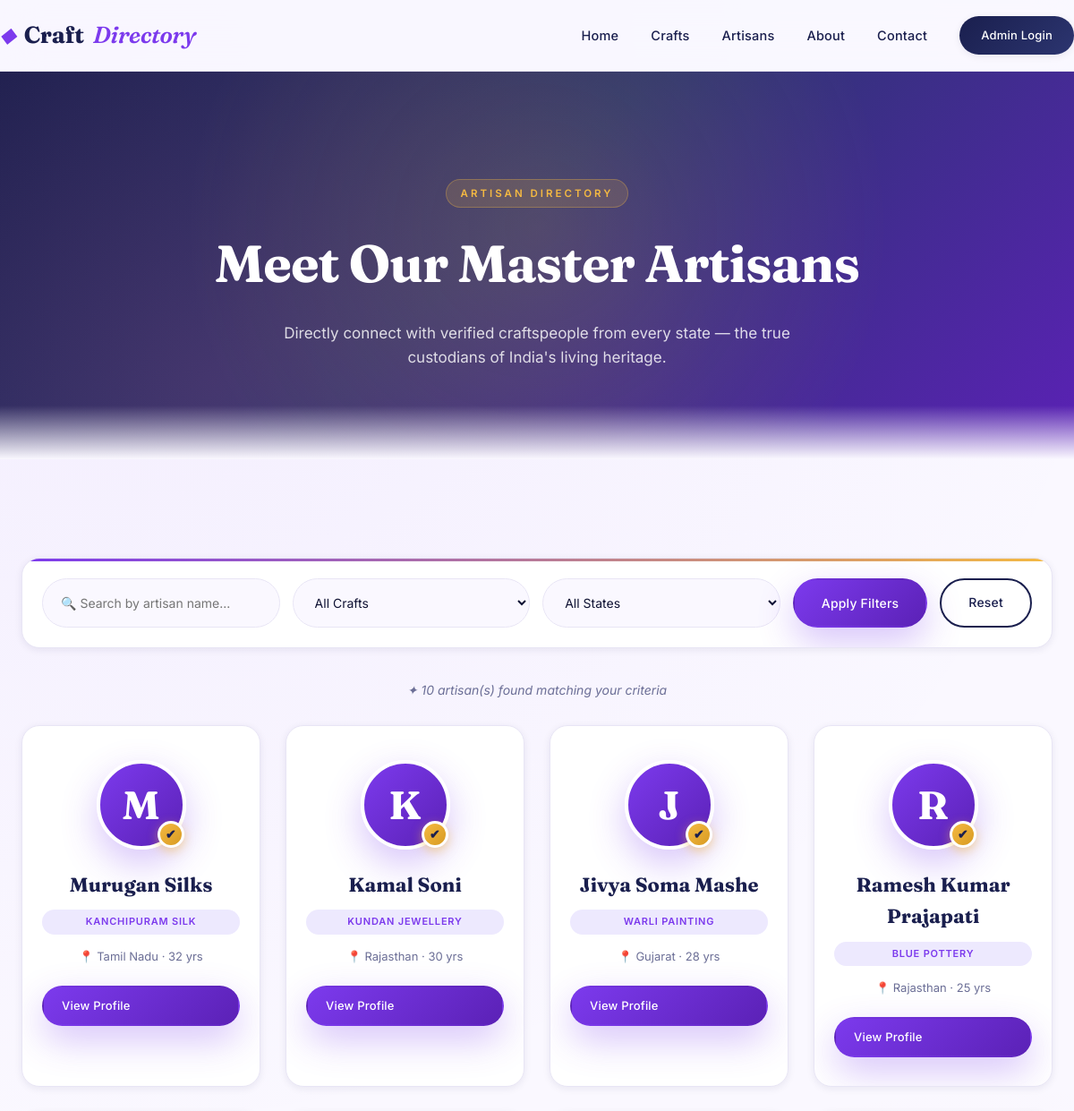
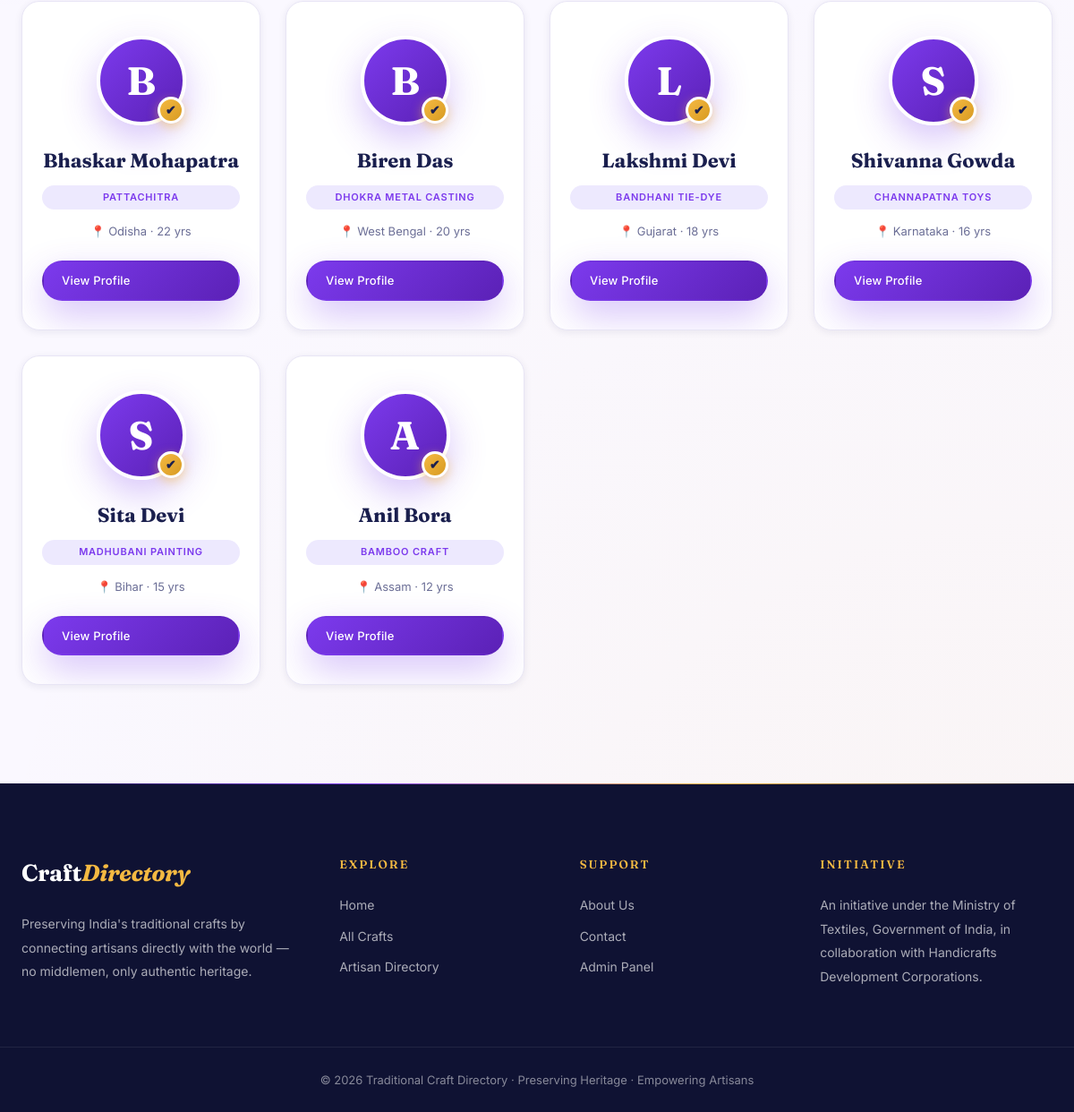
The app's page /artisans.php with its own data (2 pictures, top to bottom).
### tables this page shows
CREATE TABLE artisans (
    id INT AUTO_INCREMENT PRIMARY KEY,
    name VARCHAR(150) NOT NULL,
    craft_id INT,
    region_id INT,
    experience_years INT DEFAULT 0,
    workshop_address TEXT,
    contact_number VARCHAR(20),
    email VARCHAR(150),
    description TEXT,
    technique TEXT,
    image VARCHAR(255) DEFAULT NULL,
    is_verified TINYINT(1) DEFAULT 0,
    profile_views INT DEFAULT 0,
    created_at TIMESTAMP DEFAULT CURRENT_TIMESTAMP,
    FOREIGN KEY (craft_id) REFERENCES crafts(id) ON DELETE SET NULL,
    FOREIGN KEY (region_id) REFERENCES regions(id) ON DELETE SET NULL,
    INDEX idx_artisan_craft (craft_id),
    INDEX idx_artisan_region (region_id),
    INDEX idx_artisan_verified (is_verified)
);

CREATE TABLE crafts (
    id INT AUTO_INCREMENT PRIMARY KEY,
    craft_name VARCHAR(150) NOT NULL,
    category_id INT,
    region_id INT,
    description TEXT,
    image VARCHAR(255) DEFAULT NULL,
    created_at TIMESTAMP DEFAULT CURRENT_TIMESTAMP,
    FOREIGN KEY (category_id) REFERENCES categories(id) ON DELETE SET NULL,
    FOREIGN KEY (region_id) REFERENCES regions(id) ON DELETE SET NULL,
    INDEX idx_craft_category (category_id),
    INDEX idx_craft_region (region_id)
);

CREATE TABLE regions (
    id INT AUTO_INCREMENT PRIMARY KEY,
    state_name VARCHAR(100) NOT NULL,
    zone VARCHAR(50) NOT NULL,
    INDEX idx_zone (zone)
);

### artisans.php (the view, shortened to what this page needs)
<?php
include 'includes/db.php';
include 'includes/header.php';
$where = ["1=1"];
$search      = $_GET['q'] ?? '';
$whereSQL = implode(' AND ', $where);
$sql = "SELECT a.*, c.craft_name, r.state_name
        FROM artisans a
        LEFT JOIN crafts c ON a.craft_id=c.id
        LEFT JOIN regions r ON a.region_id=r.id
        WHERE $whereSQL ORDER BY a.is_verified DESC, a.experience_years DESC";
$artisans = $conn->query($sql);
?>
<section class="page-hero">
  <div class="container">
    <span class="eyebrow">Artisan Directory</span>
    <h1>Meet Our Master Artisans</h1>
    <p>Directly connect with verified craftspeople from every state — the true custodians of India's living heritage.</p>
  </div>
</section>
<section class="section">
  <div class="container">
    <form class="filter-bar" method="GET">
      <input type="text" name="q" placeholder="🔍 Search by artisan name..." value="<?= htmlspecialchars($search) ?>">
      <select name="craft">
        <option value="">All Crafts</option>
      </select>
      <select name="state">
        <option value="">All States</option>
      </select>
      <button class="btn btn-primary">Apply Filters</button>
      <a href="artisans.php" class="btn btn-ghost">Reset</a>
    </form>
    <p class="result-count">✦ <?= $artisans->num_rows ?> artisan(s) found matching your criteria</p>
    <div class="grid grid-4">
      <?php if($artisans->num_rows === 0): ?>
        <div style="grid-column:1/-1;text-align:center;padding:60px 20px;">
          <h3 style="font-family:var(--font-display);font-size:26px;color:var(--indigo);margin-bottom:12px;">No artisans found</h3>
          <p style="color:var(--muted);">Try adjusting your filters or search terms.</p>
        </div>
      <?php else: while($a = $artisans->fetch_assoc()): ?>
      <div class="card artisan-card">
        <div class="artisan-avatar">
          <?= strtoupper(substr($a['name'],0,1)) ?>
          <?php if($a['is_verified']): ?><span class="verified-dot">✔</span><?php endif; ?>
        </div>
        <h4><?= htmlspecialchars($a['name']) ?></h4>
        <span class="craft-tag"><?= htmlspecialchars($a['craft_name']) ?></span>
        <p class="region">📍 <?= htmlspecialchars($a['state_name']) ?> · <?= $a['experience_years'] ?> yrs</p>
        <a href="artisan-profile.php?id=<?= $a['id'] ?>" class="btn btn-sm btn-primary">View Profile</a>
      </div>
      <?php endwhile; endif; ?>
    </div>
  </div>
</section>
<?php include 'includes/footer.php'; ?>

### includes/header.php (shortened to what this page needs)
<!DOCTYPE html>
<html lang="en">
<head>
<link rel="stylesheet" href="assets/css/style.css">
</head>
<body>
<header class="site-header">
  <div class="container nav-wrap">
    <a href="index.php" class="logo">
      <span class="logo-mark">◆</span> Craft<span>Directory</span>
    </a>
    <nav class="main-nav" id="mainNav">
      <a href="index.php">Home</a>
      <a href="crafts.php">Crafts</a>
      <a href="artisans.php">Artisans</a>
      <a href="about.php">About</a>
      <a href="contact.php">Contact</a>
      <a href="admin/login.php" class="btn-admin">Admin Login</a>
    </nav>
  </div>
</header>
<main>

### includes/footer.php (shortened to what this page needs)
</main>
<footer class="site-footer">
  <div class="container footer-grid">
    <div>
      <h4>Craft<span>Directory</span></h4>
      <p>Preserving India's traditional crafts by connecting artisans directly with the world — no middlemen, only authentic heritage.</p>
    </div>
    <div>
      <h5>Explore</h5>
      <a href="index.php">Home</a>
      <a href="crafts.php">All Crafts</a>
      <a href="artisans.php">Artisan Directory</a>
    </div>
    <div>
      <h5>Support</h5>
      <a href="about.php">About Us</a>
      <a href="contact.php">Contact</a>
      <a href="admin/login.php">Admin Panel</a>
    </div>
    <div>
      <h5>Initiative</h5>
      <p>An initiative under the Ministry of Textiles, Government of India, in collaboration with Handicrafts Development Corporations.</p>
    </div>
  </div>
  <div class="footer-bottom">
    <p>© <?= date('Y') ?> Traditional Craft Directory · Preserving Heritage · Empowering Artisans</p>
  </div>
</footer>
</body>
</html>

### records on screen
artisans: name "M", name "Murugan Silks", craft.craft_name "KANCHIPURAM SILK", region.state_name "Tamil Nadu", experience_years "32"
artisans: name "K", name "Kamal Soni", craft.craft_name "KUNDAN JEWELLERY", region.state_name "Rajasthan", experience_years "30"
artisans: name "J", name "Jivya Soma Mashe", craft.craft_name "WARLI PAINTING", region.state_name "Gujarat", experience_years "28"
artisans: name "R", name "Ramesh Kumar Prajapati", craft.craft_name "BLUE POTTERY", region.state_name "Rajasthan", experience_years "25"
artisans: name "B", name "Bhaskar Mohapatra", craft.craft_name "PATTACHITRA", region.state_name "Odisha", experience_years "22"
artisans: name "B", name "Biren Das", craft.craft_name "DHOKRA METAL CASTING", region.state_name "West Bengal", experience_years "20"
artisans: name "L", name "Lakshmi Devi", craft.craft_name "BANDHANI TIE-DYE", region.state_name "Gujarat", experience_years "18"
artisans: name "S", name "Shivanna Gowda", craft.craft_name "CHANNAPATNA TOYS", region.state_name "Karnataka", experience_years "16"
artisans: name "S", name "Sita Devi", craft.craft_name "MADHUBANI PAINTING", region.state_name "Bihar", experience_years "15"
artisans: name "A", name "Anil Bora", craft.craft_name "BAMBOO CRAFT", region.state_name "Assam", experience_years "12"

### other values on screen
$artisans->num_rows "10"
